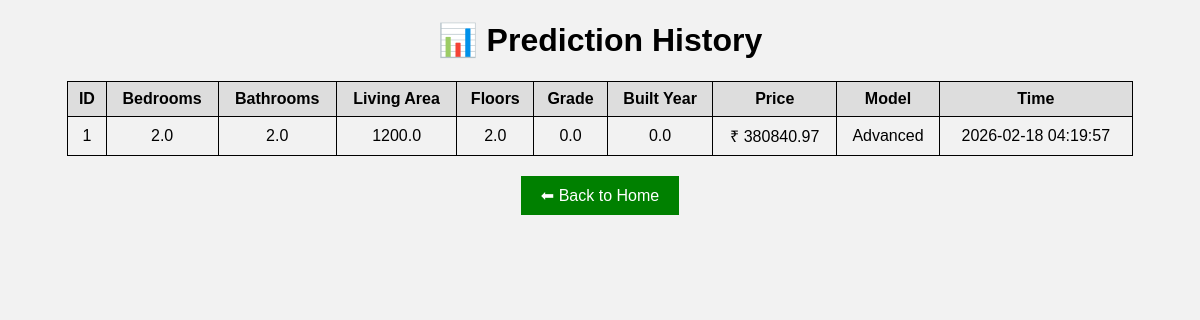
Before: /history with the older database file.
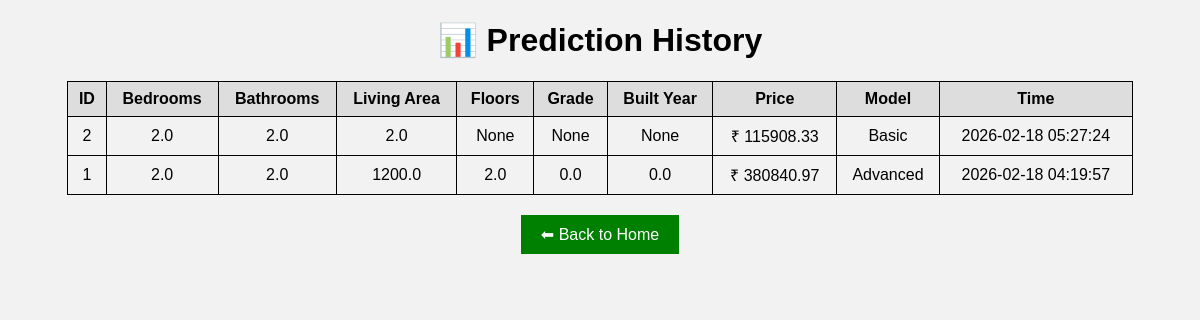
After: the same page with the newer database file.
### tables this page shows
CREATE TABLE predictions (
            id INTEGER PRIMARY KEY AUTOINCREMENT,
            bedrooms REAL,
            bathrooms REAL,
            living_area REAL,
            floors REAL,
            grade REAL,
            built_year REAL,
            price REAL,
            model TEXT,
            time TIMESTAMP DEFAULT CURRENT_TIMESTAMP
        );

### app.py (the view)
@app.route("/history")
def history():
    conn = sqlite3.connect("predictions.db")
    conn.row_factory = sqlite3.Row
    cursor = conn.cursor()
    cursor.execute("SELECT * FROM predictions ORDER BY id DESC")
    rows = cursor.fetchall()
    conn.close()
    return render_template("history.html", rows=rows)

### templates/history.html (shortened to what this page needs)
<!DOCTYPE html>
<html>
<head>
</head>
<body>
<h1>📊 Prediction History</h1>
<table>
<tr>
    <th>ID</th>
    <th>Bedrooms</th>
    <th>Bathrooms</th>
    <th>Living Area</th>
    <th>Floors</th>
    <th>Grade</th>
    <th>Built Year</th>
    <th>Price</th>
    <th>Model</th>
    <th>Time</th>
</tr>
{% for row in rows %}
<tr>
    <td>{{ row['id'] }}</td>
    <td>{{ row['bedrooms'] }}</td>
    <td>{{ row['bathrooms'] }}</td>
    <td>{{ row['living_area'] }}</td>
    <td>{{ row['floors'] }}</td>
    <td>{{ row['grade'] }}</td>
    <td>{{ row['built_year'] }}</td>
    <td>₹ {{ row['price'] }}</td>
    <td>{{ row['model'] }}</td>
    <td>{{ row['time'] }}</td>
</tr>
{% endfor %}
</table>
<a href="/">⬅ Back to Home</a>
</body>
</html>

### templates/history.html (style rules this page uses)
body { font-family: Arial; text-align: center; background-color: #f2f2f2; }
table { margin: auto; border-collapse: collapse; width: 90%; }
th, td { border: 1px solid black; padding: 8px; }
th { background-color: #ddd; }
a { display: inline-block; margin-top: 20px; padding: 10px 20px; background-color: green; color: white; text-decoration: none; }

Changed rows visible on the page:
added predictions: id "2", bedrooms "2.0", bathrooms "2.0", living_area "2.0", floors "None", grade "None", built_year "None", price "115908.33", model "Basic", time "2026-02-18 05:27:24"
